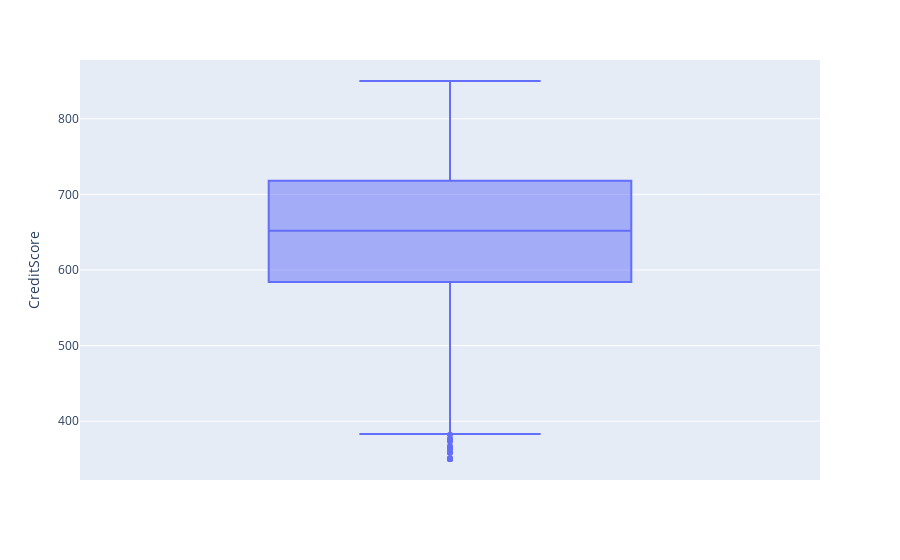
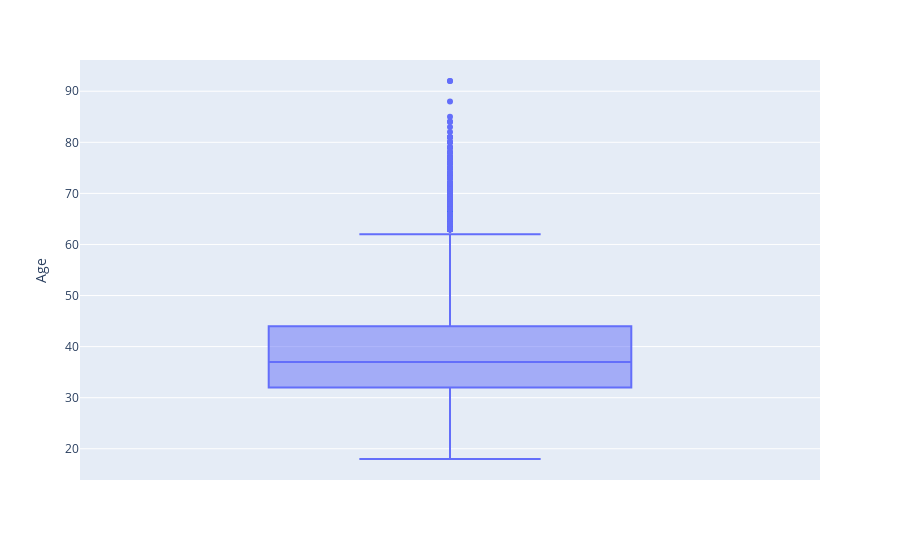
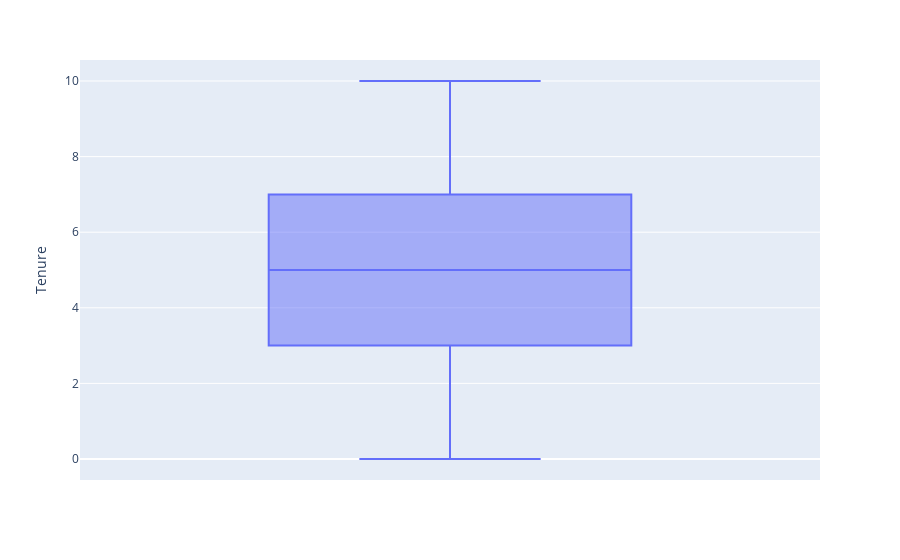
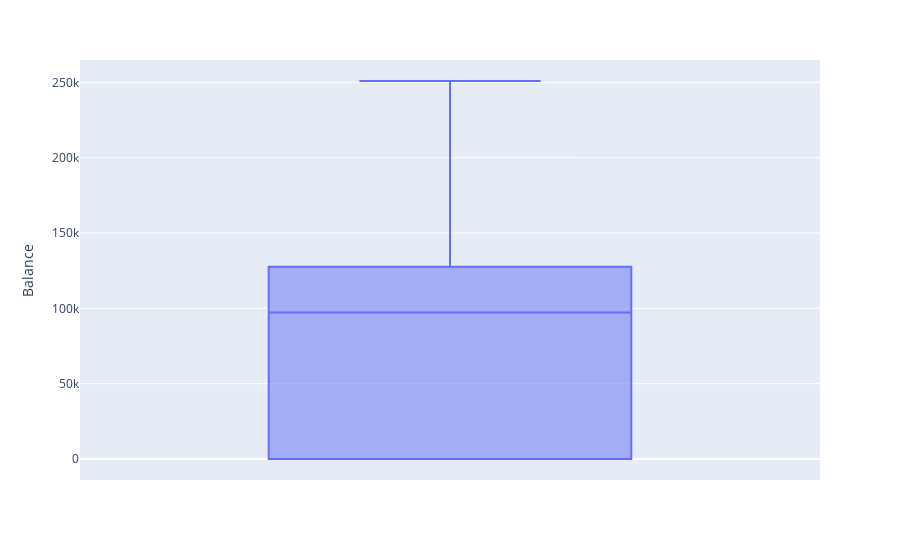

The cell these charts' notebook holds for them, in order:
### Code cell
for col in df1.select_dtypes(include="number").columns.tolist():
    fig = px.box(df1,y=col)
    fig.show()

### Figure 1 — Plotly figure (JSON) as saved in the notebook; plotly's stock layout.template omitted (floating-point values rounded to 4 significant figures; data arrays with more than 128 entries replaced by an {"elided": "..."} marker saying what was removed)
{"data": [{"alignmentgroup": "True", "hovertemplate": "CreditScore=%{y}<extra></extra>", "legendgroup": "", "marker": {"color": "#636efa"}, "name": "", "notched": false, "offsetgroup": "", "orientation": "v", "showlegend": false, "type": "box", "x0": " ", "xaxis": "x", "y": {"elided": "10000 int values"}, "y0": " ", "yaxis": "y"}], "layout": {"autosize": true, "boxmode": "group", "legend": {"tracegroupgap": 0}, "margin": {"t": 60}, "xaxis": {"anchor": "y", "autorange": true, "domain": [0, 1], "range": [-0.5, 0.5], "type": "category"}, "yaxis": {"anchor": "x", "autorange": true, "domain": [0, 1], "range": [322.2, 877.8], "title": {"text": "CreditScore"}, "type": "linear"}}}

### Figure 2 — Plotly figure (JSON) as saved in the notebook; plotly's stock layout.template omitted (floating-point values rounded to 4 significant figures; data arrays with more than 128 entries replaced by an {"elided": "..."} marker saying what was removed)
{"data": [{"alignmentgroup": "True", "hovertemplate": "Age=%{y}<extra></extra>", "legendgroup": "", "marker": {"color": "#636efa"}, "name": "", "notched": false, "offsetgroup": "", "orientation": "v", "showlegend": false, "type": "box", "x0": " ", "xaxis": "x", "y": {"elided": "10000 int values"}, "y0": " ", "yaxis": "y"}], "layout": {"autosize": true, "boxmode": "group", "legend": {"tracegroupgap": 0}, "margin": {"t": 60}, "xaxis": {"anchor": "y", "autorange": true, "domain": [0, 1], "range": [-0.5, 0.5], "type": "category"}, "yaxis": {"anchor": "x", "autorange": true, "domain": [0, 1], "range": [13.89, 96.11], "title": {"text": "Age"}, "type": "linear"}}}

### Figure 3 — Plotly figure (JSON) as saved in the notebook; plotly's stock layout.template omitted (floating-point values rounded to 4 significant figures; data arrays with more than 128 entries replaced by an {"elided": "..."} marker saying what was removed)
{"data": [{"alignmentgroup": "True", "hovertemplate": "Tenure=%{y}<extra></extra>", "legendgroup": "", "marker": {"color": "#636efa"}, "name": "", "notched": false, "offsetgroup": "", "orientation": "v", "showlegend": false, "type": "box", "x0": " ", "xaxis": "x", "y": {"elided": "10000 int values"}, "y0": " ", "yaxis": "y"}], "layout": {"autosize": true, "boxmode": "group", "legend": {"tracegroupgap": 0}, "margin": {"t": 60}, "xaxis": {"anchor": "y", "autorange": true, "domain": [0, 1], "range": [-0.5, 0.5], "type": "category"}, "yaxis": {"anchor": "x", "autorange": true, "domain": [0, 1], "range": [-0.5556, 10.56], "title": {"text": "Tenure"}, "type": "linear"}}}

### Figure 4 — Plotly figure (JSON) as saved in the notebook; plotly's stock layout.template omitted (floating-point values rounded to 4 significant figures; data arrays with more than 128 entries replaced by an {"elided": "..."} marker saying what was removed)
{"data": [{"alignmentgroup": "True", "hovertemplate": "Balance=%{y}<extra></extra>", "legendgroup": "", "marker": {"color": "#636efa"}, "name": "", "notched": false, "offsetgroup": "", "orientation": "v", "showlegend": false, "type": "box", "x0": " ", "xaxis": "x", "y": {"elided": "10000 float values"}, "y0": " ", "yaxis": "y"}], "layout": {"autosize": true, "boxmode": "group", "legend": {"tracegroupgap": 0}, "margin": {"t": 60}, "xaxis": {"anchor": "y", "autorange": true, "domain": [0, 1], "range": [-0.5, 0.5], "type": "category"}, "yaxis": {"anchor": "x", "autorange": true, "domain": [0, 1], "range": [-13940.0, 264800.0], "title": {"text": "Balance"}, "type": "linear"}}}
